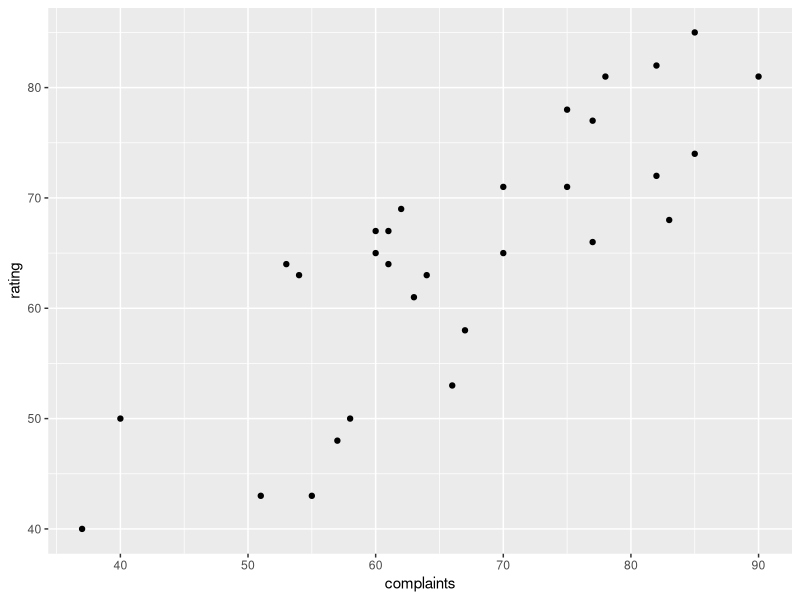

R code for this plot: (Note: this script raises an error after producing the figure.)
## ---- chunk 1
library(tidyverse)
## ---- chunk 2
attitude <- as_tibble(attitude,
                      rownames = "department_id")
attitude
## ---- chunk 3
ggplot(attitude,
       aes(x = complaints,
           y = rating)) + 
  geom_point()
## ---- chunk 4
# variables & priors
int <- normal(0, 10)
coef <- normal(0, 10)
sd <- cauchy(0, 3, truncation = c(0, Inf))

# linear predictor
mu <- int + coef * attitude$complaints

# observation model - the likelihood
distribution(attitude$rating) <- normal(mu, sd)

m <- model(sd, int, coef)

draws <- mcmc(m)
## ---- chunk 5
summary(draws)
## ---- chunk 6
library(bayesplot)
mcmc_trace(draws)
mcmc_dens(draws)
## ---- chunk 7
non_bayesian_model <- lm(
  rating ~ complaints,
  data = attitude
)

summary(non_bayesian_model)
